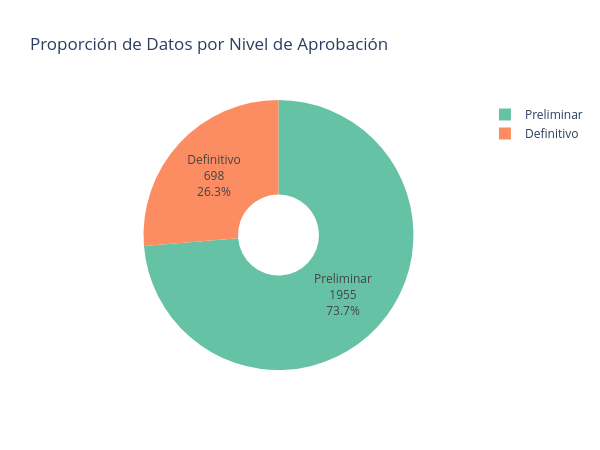

The notebook cell saved with this chart:
### Markdown cell above
## 3. Revisión de la Columna `NivelAprobacion`

Antes de eliminar columnas, revisamos la proporción de datos **Preliminar** vs **Definitivo**.  
Esto indica la confiabilidad temporal: los datos más recientes suelen estar en estado *Preliminar*.

### Code cell
# =============================================================================
# CONCEPTO: Análisis de la columna de nivel de aprobación de datos
# -----------------------------------------------------------------------------
# Los datos hidrológicos del IDEAM tienen dos estados de aprobación:
#   - "Definitivo": datos revisados y validados por técnicos del IDEAM.
#   - "Preliminar": datos aún no validados (generalmente los más recientes).
#
# Es importante cuantificar esta proporción antes de eliminar la columna porque:
#   1. Indica qué fracción del dataset es confiable para análisis estadístico.
#   2. Permite decidir si excluir los datos preliminares del modelado final.
#   3. Los datos preliminares suelen concentrarse al final de la serie temporal.
#
# value_counts().reset_index(): cuenta la frecuencia de cada categoría y
#   convierte el resultado en un DataFrame para usarlo en Plotly.
#
# px.pie() con hole=0.3: gráfico de dona (donut chart). La versión con hueco
#   central es más legible que un pie chart tradicional cuando hay pocas
#   categorías, ya que el área central puede mostrar un total.
# textinfo="label+percent+value": muestra etiqueta, porcentaje y conteo
#   absoluto en cada sector del gráfico para máxima información.
#
# Rango de fechas por nivel: identifica en qué período temporal se
#   concentran los datos definitivos vs preliminares → patrón esperado es
#   que los datos más antiguos sean definitivos y los recientes preliminares.
#
# CRITERIO DE USO: Revisar el nivel de aprobación antes de cualquier análisis
# estadístico inferencial. Un alto porcentaje de datos preliminares puede
# introducir errores de medición que afecten modelos o hipótesis.
# =============================================================================

# Conteo de registros por nivel de aprobación
conteo_nivel = df_raw["NivelAprobacion"].value_counts().reset_index()
conteo_nivel.columns = ["NivelAprobacion", "Cantidad"]

# Gráfico de dona: más legible que pie chart para pocas categorías
fig = px.pie(
    conteo_nivel,
    names="NivelAprobacion",
    values="Cantidad",
    title="Proporción de Datos por Nivel de Aprobación",
    color_discrete_sequence=px.colors.qualitative.Set2,
    hole=0.3,   # Crea el espacio central del gráfico tipo dona
)
fig.update_traces(textinfo="label+percent+value")  # Muestra etiqueta + % + conteo
fig.update_layout(width=600, height=450)
fig.show()

# Rango temporal por nivel: confirma que los datos recientes son los preliminares
for nivel in df_raw["NivelAprobacion"].unique():
    subset = df_raw[df_raw["NivelAprobacion"] == nivel]
    print(f"  {nivel}: {subset['Fecha'].min()} → {subset['Fecha'].max()} ({len(subset)} registros)")

### Figure 1 — Plotly figure (JSON) as saved in the notebook; plotly's stock layout.template omitted (floating-point values rounded to 4 significant figures)
{"data": [{"domain": {"x": [0, 1], "y": [0, 1]}, "hole": 0.3, "hovertemplate": "NivelAprobacion=%{label}<br>Cantidad=%{value}<extra></extra>", "labels": ["Preliminar", "Definitivo"], "legendgroup": "", "name": "", "showlegend": true, "textinfo": "label+percent+value", "type": "pie", "values": [1955, 698]}], "layout": {"height": 450, "legend": {"tracegroupgap": 0}, "piecolorway": ["rgb(102,194,165)", "rgb(252,141,98)", "rgb(141,160,203)", "rgb(231,138,195)", "rgb(166,216,84)", "rgb(255,217,47)", "rgb(229,196,148)", "rgb(179,179,179)"], "title": {"text": "Proporción de Datos por Nivel de Aprobación"}, "width": 600}}
